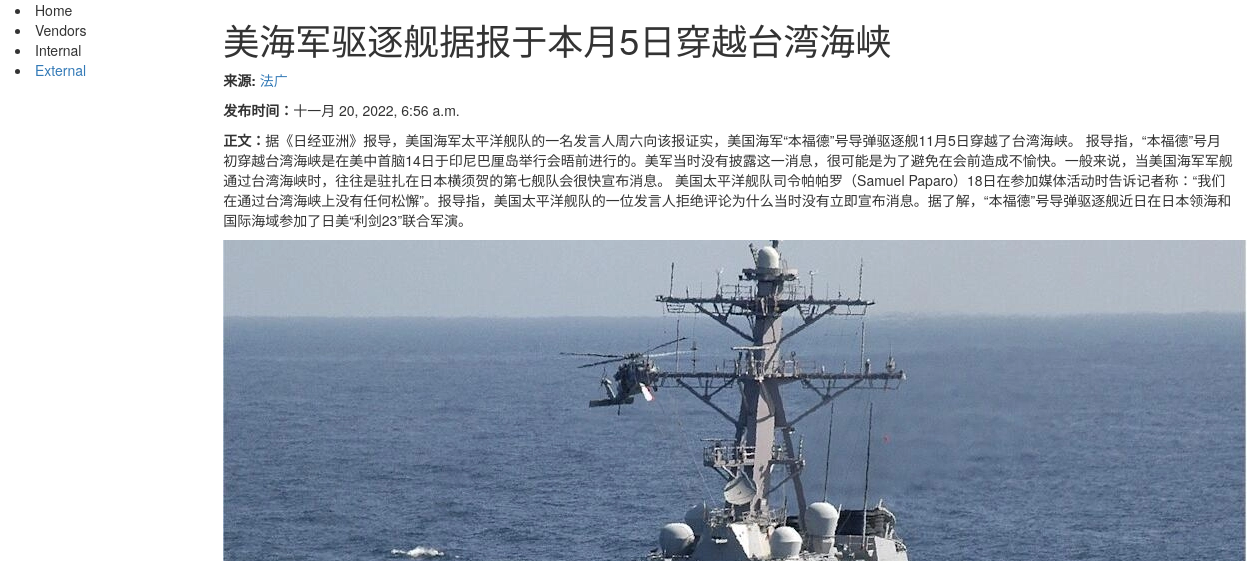
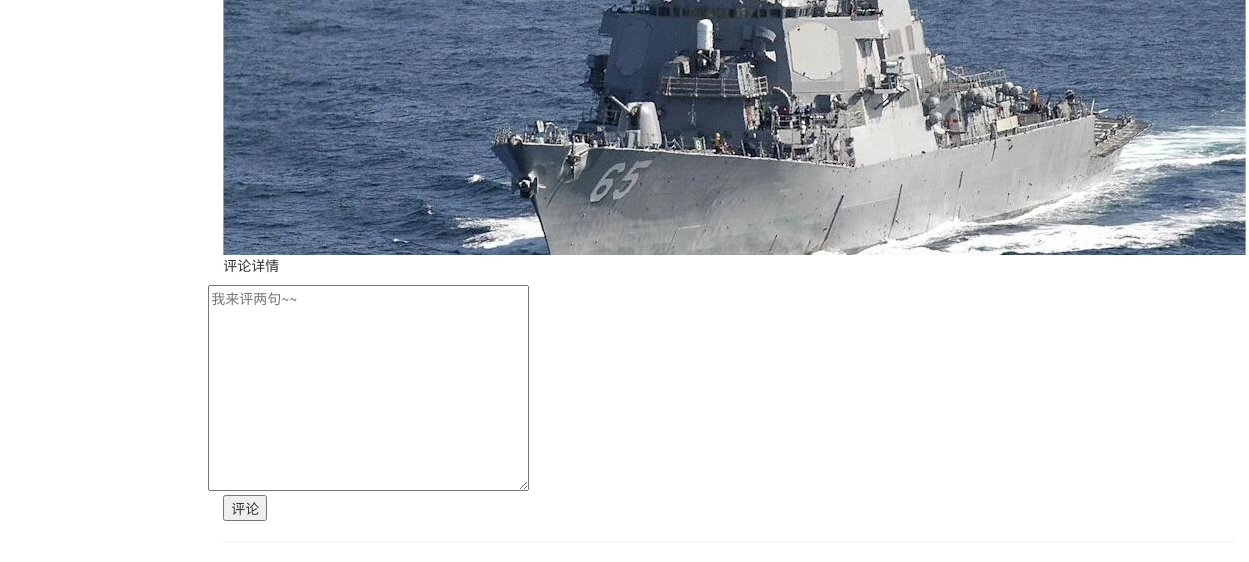
Before: /articledetail/1 (signed in) with the older database file (2 pictures, top to bottom).
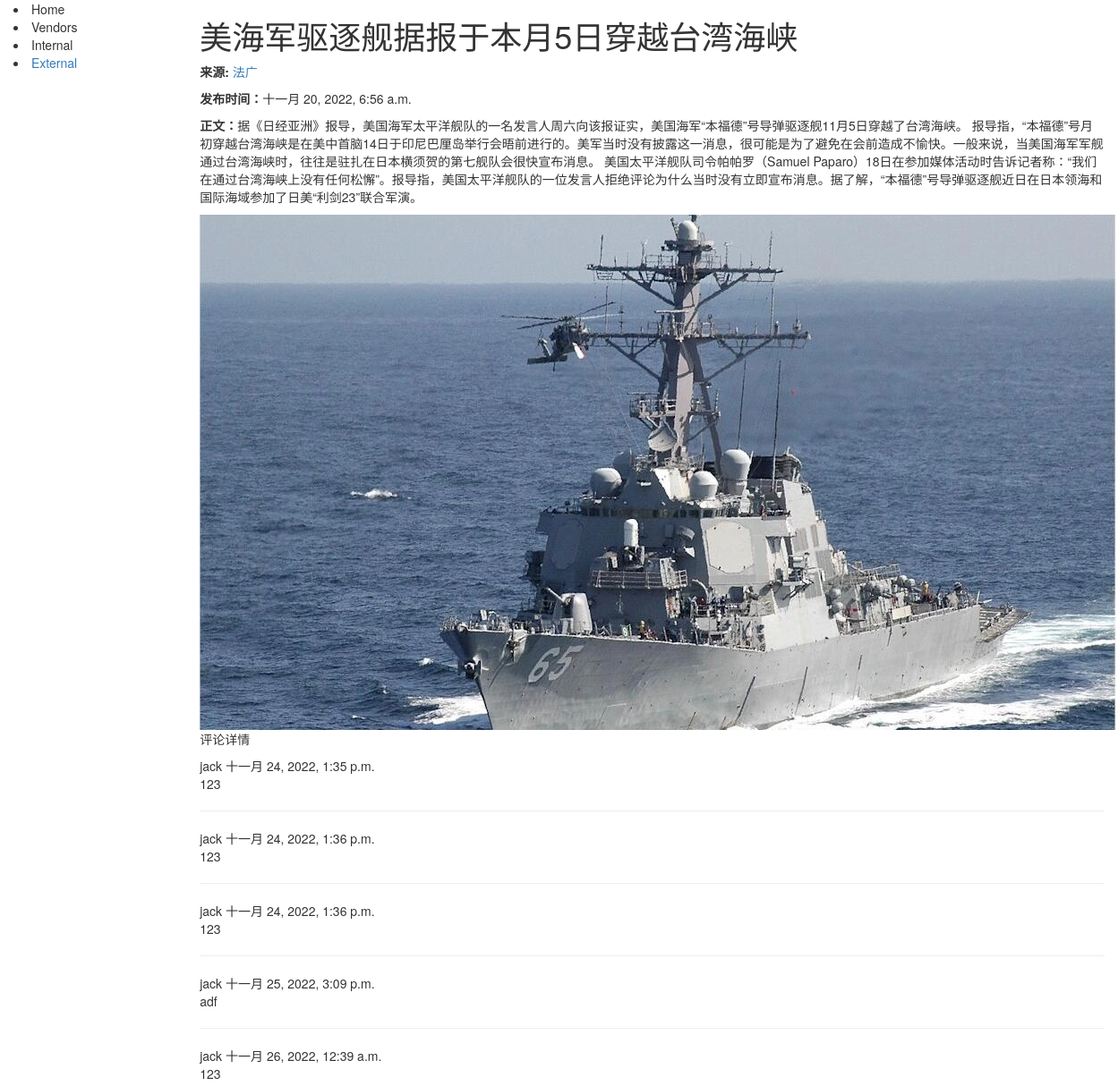
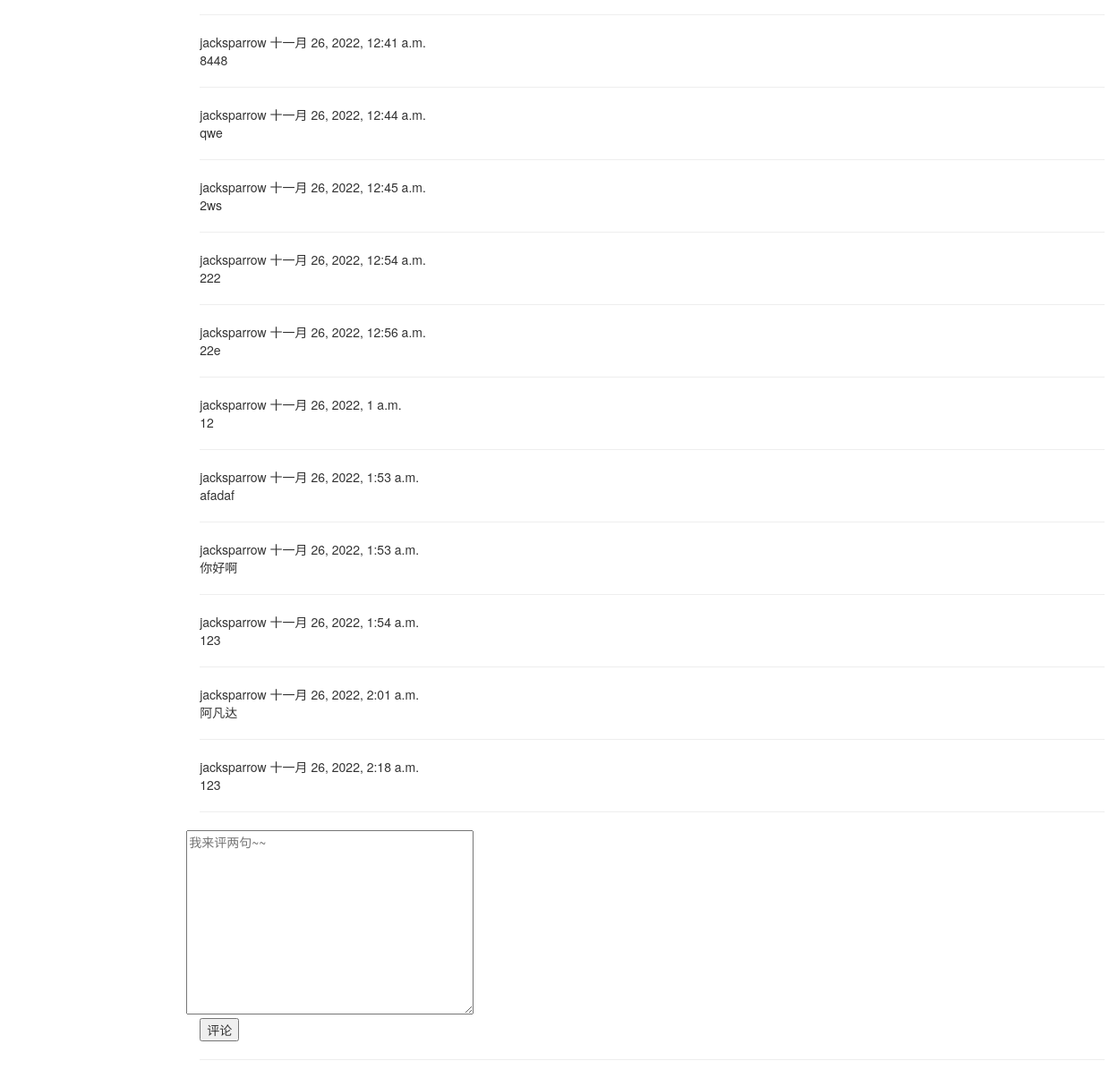
After: the same page with the newer database file (2 pictures, top to bottom).
### news/models.py (models this page shows, shortened)
class Article(models.Model):
    header_line = models.CharField(max_length=100, null=False)
    created_at = models.DateTimeField(auto_now_add=True)
    reporter = models.ForeignKey(Reporter, null=True, on_delete=models.SET_NULL)
    content = models.TextField()

class Reporter(models.Model):
    author = models.CharField(max_length=50)
    def __str__(self):
        return f'{self.author}'

class Comment(models.Model):
    article = models.ForeignKey(Article, on_delete=models.DO_NOTHING)
    user = models.ForeignKey(User, on_delete=models.DO_NOTHING)
    content = models.CharField(max_length=255)
    content_reply = models.ForeignKey('self', on_delete=models.DO_NOTHING, null=True)
    created_at = models.DateTimeField(auto_now_add=True)

### news/views.py (the view)
# urls.py: path('articledetail/<int:id>',ArticleDetailView.as_view(),name='articledetail'),
class ArticleDetailView(LoginRequiredMixin, generic.DetailView):
    model = Article
    template_name = 'news/article_detail.html'
    context_object_name = 'article'
    pk_url_kwarg = 'article_id'
    def get_object(self, queryset=None):
        obj = Article.objects.get(id=self.kwargs.get('id'))
        return obj
    def get_context_data(self, **kwargs):
        kwargs['comment_list'] = Comment.objects.filter(article_id=self.kwargs.get('id'))
        kwargs['form'] = CommentForm
        return super().get_context_data(**kwargs)

### templates/news/article_detail.html (shortened to what this page needs)
{% extends "base_generic.html" %}
 {% load static %}
{% block sidebar %}
<li>Home</li>
<li>Vendors</li>
<li>Internal</li>
<li><a href="{% url 'articlelist' %}">External</a></li>
{% endblock %}
{% block content %}
<h1>{{ article.header_line }}</h1>
<p><strong>来源:</strong> <a href="">{{ article.reporter }}</a></p>
<p><strong>发布时间：</strong>{{article.created_at}}</p>
<p><strong>正文：</strong>{{article.content}}</p>
<img src="{% static 'USSBenfold.jpg' %}" alt="图潘">
 <p class="head">评论详情</p>
        {% for comment in comment_list %}
            <div class="main-content">
                <span class="user-nickname">{{ comment.user }}</span>
                <time class="time">{{ comment.created_at }}</time>
                <div class="comment-content">
                    {{ comment.content }}
                </div>
            </div>
            <hr>
        {% endfor %}
<div class="comment">
    <div class="comment-main">
        <form method="post" action="{% url 'comment' article.id %}">
            <div class="row">
                {% for field in form %}
                    {{ field }}
                    <br>
                {% endfor %}
            </div>
            <button type="submit" class="com-button">评论</button>
        </form>
        <hr>
    </div>
</div>
{% endblock %}

### templates/base_generic.html (shortened to what this page needs)
<!DOCTYPE html>
<html lang="en">
<head>
  <link rel="stylesheet" href="https://maxcdn.bootstrapcdn.com/bootstrap/3.3.7/css/bootstrap.min.css">
  {% load static %}
</head>
<body>
  <div class="container-fluid">
    <div class="row">
      <div class="col-sm-2">
      {% block sidebar %}{% endblock %}
      </div>
      <div class="col-sm-10 ">
      {% block content %}{% endblock %}
      </div>
    </div>
  </div>
</body>
</html>

Changed rows visible on the page:
added Comment: user "jack", created_at "十一月 24, 2022, 1:35 p.m.", content "123"
added Comment: user "jack", created_at "十一月 24, 2022, 1:36 p.m.", content "123"
added Comment: user "jack", created_at "十一月 24, 2022, 1:36 p.m.", content "123"
added Comment: user "jack", created_at "十一月 25, 2022, 3:09 p.m.", content "adf"
added Comment: user "jack", created_at "十一月 26, 2022, 12:39 a.m.", content "123"
added Comment: user "jacksparrow", created_at "十一月 26, 2022, 12:41 a.m.", content "8448"
added Comment: user "jacksparrow", created_at "十一月 26, 2022, 12:44 a.m.", content "qwe"
added Comment: user "jacksparrow", created_at "十一月 26, 2022, 12:45 a.m.", content "2ws"
added Comment: user "jacksparrow", created_at "十一月 26, 2022, 12:54 a.m.", content "222"
added Comment: user "jacksparrow", created_at "十一月 26, 2022, 12:56 a.m.", content "22e"
added Comment: user "jacksparrow", created_at "十一月 26, 2022, 1 a.m.", content "12"
added Comment: user "jacksparrow", created_at "十一月 26, 2022, 1:53 a.m.", content "afadaf"
added Comment: user "jacksparrow", created_at "十一月 26, 2022, 1:53 a.m.", content "你好啊"
added Comment: user "jacksparrow", created_at "十一月 26, 2022, 1:54 a.m.", content "123"
added Comment: user "jacksparrow", created_at "十一月 26, 2022, 2:01 a.m.", content "阿凡达"
added Comment: user "jacksparrow", created_at "十一月 26, 2022, 2:18 a.m.", content "123"
